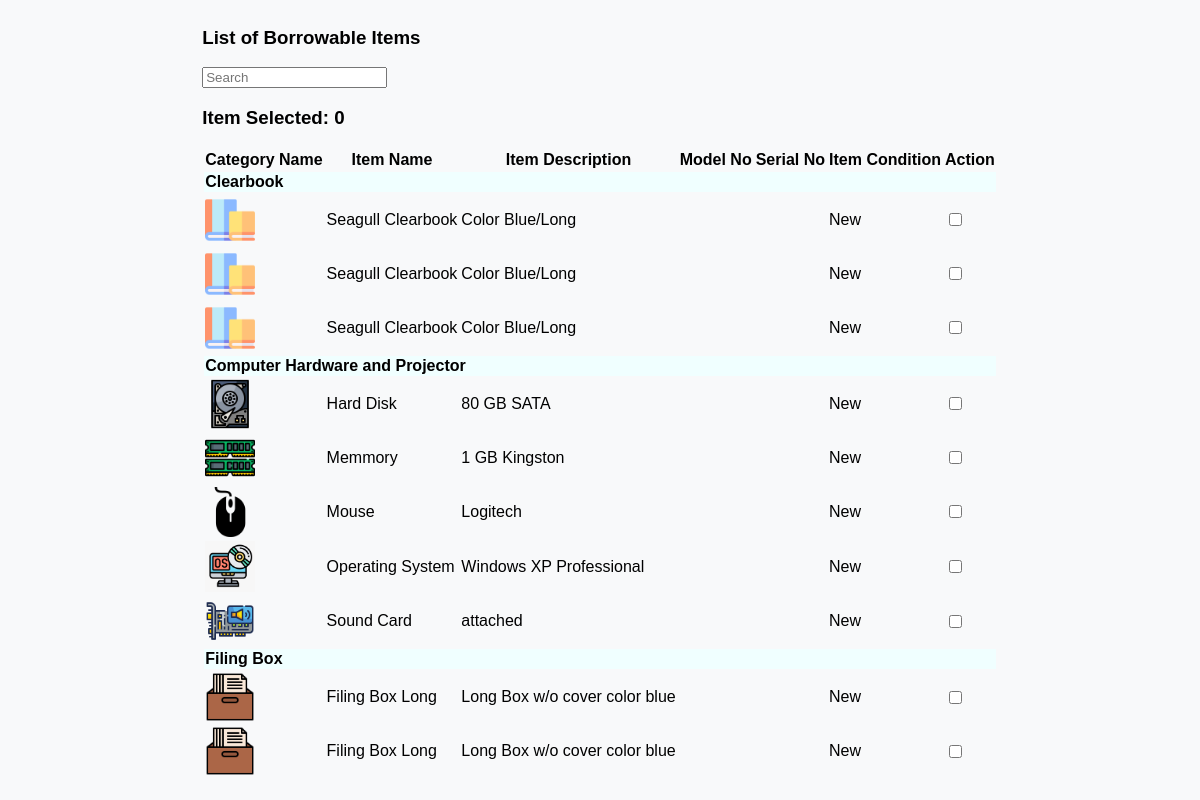
Page /DashboardBorrower/bwerdashboardpage.php on the committed database.
### tables this page shows
CREATE TABLE `tblitembrand` (
  `id` int(11) NOT NULL,
  `staffid` int(11) NOT NULL,
  `staffname` varchar(50) NOT NULL,
  `itembrand` varchar(50) NOT NULL,
  `categoryname` varchar(50) NOT NULL,
  `subcategoryname` varchar(50) NOT NULL,
  `borrowable` varchar(50) NOT NULL,
  `remarks` varchar(50) NOT NULL,
  `modelno` varchar(50) NOT NULL,
  `serialno` varchar(50) NOT NULL,
  `unitcost` decimal(10,0) NOT NULL,
  `status` varchar(50) NOT NULL,
  `itemcondition` varchar(50) NOT NULL,
  `datetimeadded` datetime NOT NULL,
  `assignfor` varchar(50) DEFAULT NULL,
  `datepurchased` date NOT NULL
);

### DashboardBorrower/bwerdashboardpage.php (the view, shortened to what this page needs)
<?php
include('bwerfunctions.php');
$queryitems = "SELECT * FROM tblitembrand WHERE borrowable = 'Yes' AND status = 'Available' ORDER BY categoryname, subcategoryname, itembrand";
$resultitems = mysqli_query($con, $queryitems);
mysqli_data_seek($resultitems, 0);
?>
<main class="ccs-main-container">
    <div class="container mt-1">
        <div class="row">
            <?php
            if (mysqli_num_rows($resultitems) > 0) {
                echo '
                <div class="d-flex justify-content-between mb-1">
                    <h3 class="text-start"><i class="fas fa-tachometer-alt me-2"></i>List of Borrowable Items</h3>
                    <div class="text-end">
                        <input type="text" class="form-control search-input mb-1" placeholder="Search" name="search" id="searchInput">
                    </div>
                </div>
                <div class="row">
                    <div class="col-md-6">
                        <h3 class="text-start">Item Selected: <span id="selectedItemCount">0</span></h3>
                    </div>
                    <div class="col-md-6 text-end">
                        <a href="#" id="reserveButton" class="btn btn-danger mb-1" style="display: none;">Reserve</a>
                        <a href="#" id="borrowButton" class="btn btn-success mb-1" style="display: none;">Borrow</a>
                    </div>
                </div>
                <div class="row table-responsive">
                    <table class="table">
                        <thead class="table-dark">
                            <tr>
                                <th scope="col">Category Name</th>
                                <th scope="col">Item Name</th>
                                <th scope="col">Item Description</th>
                                <th scope="col">Model No</th>
                                <th scope="col">Serial No</th>
                                <th scope="col">Item Condition</th>
                                <th scope="col">Action</th>
                            </tr>
                        </thead>
                        <tbody>';
                            $currentCategory = null;
                            while ($row = mysqli_fetch_assoc($resultitems)) {
                                if ($currentCategory != $row['categoryname']) {
                                    echo "<tr class='category-row'>
                                            <td colspan='8' style='background-color: azure;'><strong>{$row['categoryname']}</strong></td>
                                        </tr>";
                                    $currentCategory = $row['categoryname'];
                                }
                                echo "<tr class='item-details-row' data-id='{$row['id']}'>";
                                $imagePath = '../DashboardCCSStaff/inventory/SubcategoryItemsimages/' . $row['subcategoryname'] . '.png';
                                if (file_exists($imagePath)) {
                                    echo "<td><img src='{$imagePath}' alt='Subcategory Image' width='50'></td>";
                                } else {
                                    echo "<td><img src='/inventory/SubcategoryItemsimages/defaultimageitem.png' alt='Default Image' width='50'></td>";
                                }
                                echo "<td>{$row['subcategoryname']}</td>";
                                echo "<td>{$row['itembrand']}</td>";
                                echo "<td class='text-center'>{$row['modelno']}</td>";
                                echo "<td class='text-center'>{$row['serialno']}</td>";
                                echo "<td class='text-center'>";
                                switch ($row['itemcondition']) {
                                    case 'New':
                                        echo "<span class='badge bg-success fa-1x' title='New: The item is brand new and has never been used.'>New</span>";
                                        break;
                                }
                                echo "</td>";
                                echo "<td><input type='checkbox'></td>";
                                echo "</tr>";
                            }
                        echo '
                        </tbody>
                    </table>
                </div>';
            } else {
                echo '<div class="text-center">
                        <h3>No borrowable items available at the moment.</h3>
                      </div>';
            }
            ?>
        </div>
    </div>
</main>

### DashboardBorrower/bwerdashboardpage.php (style rules this page uses)
.ccs-main-container { display: flex; justify-content: center; }
.category-row { cursor: pointer; color: black; }

### rows in the picture
tblitembrand: categoryname "Clearbook", subcategoryname (picture), subcategoryname "Seagull Clearbook", itembrand "Color Blue/Long", itemcondition "New"
tblitembrand: subcategoryname (picture), subcategoryname "Seagull Clearbook", itembrand "Color Blue/Long", itemcondition "New"
tblitembrand: subcategoryname (picture), subcategoryname "Seagull Clearbook", itembrand "Color Blue/Long", itemcondition "New"
tblitembrand: categoryname "Computer Hardware and Projector", subcategoryname (picture), subcategoryname "Hard Disk", itembrand "80 GB SATA", itemcondition "New"
tblitembrand: subcategoryname (picture), subcategoryname "Memmory", itembrand "1 GB Kingston", itemcondition "New"
tblitembrand: subcategoryname (picture), subcategoryname "Mouse", itembrand "Logitech", itemcondition "New"
tblitembrand: subcategoryname (picture), subcategoryname "Operating System", itembrand "Windows XP Professional", itemcondition "New"
tblitembrand: subcategoryname (picture), subcategoryname "Sound Card", itembrand "attached", itemcondition "New"
tblitembrand: categoryname "Filing Box", subcategoryname (picture), subcategoryname "Filing Box Long", itembrand "Long Box w/o cover color blue", itemcondition "New"
tblitembrand: subcategoryname (picture), subcategoryname "Filing Box Long", itembrand "Long Box w/o cover color blue", itemcondition "New"
